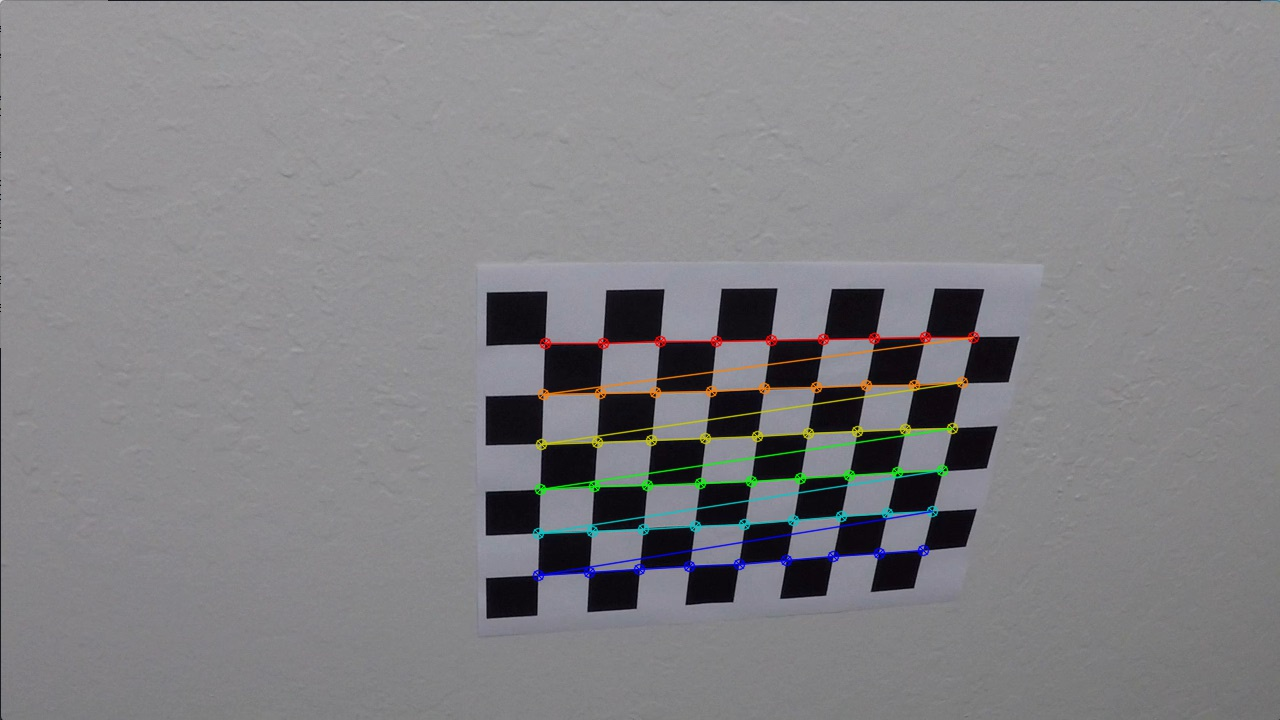
#> input picture 08_CarND-Advanced-Lane-Lines-Project4/draw_chessboard/calibration10.jpg, 1280 x 720 px
$ python -i image_processing.py   (imports and definitions only)   (older library calls are emulated)
#> lines starting #> are read from the running program, lines starting #| are printed output that depends on the picture
#> further down, picture is the input picture: shape (720, 1280, 3); mean B, G, R 133, 130, 130.6
import cv2
import numpy as np


def abs_sobel_thresh(img, sobel_kernel=3, orient='x', thresh_min=0, thresh_max=255):
#> called with sobel_kernel = 3, orient = 'x', thresh_min = 0, thresh_max = 255
    gray = cv2.cvtColor(img, cv2.COLOR_BGR2GRAY)
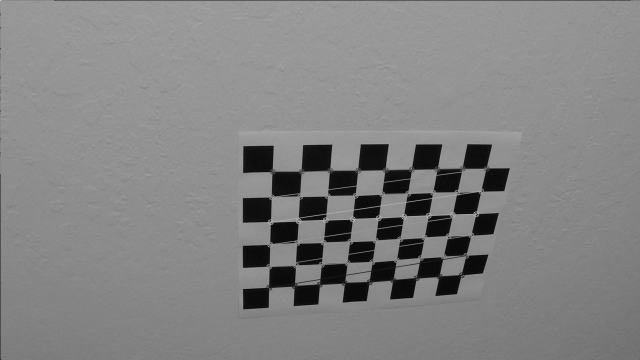
#> gray: shape (720, 1280) (shown at 1/2 size); min 0, max 217, mean 130.4
    if (orient == 'x'):
        sobel = cv2.Sobel(gray, cv2.CV_64F, 1, 0, ksize=sobel_kernel)
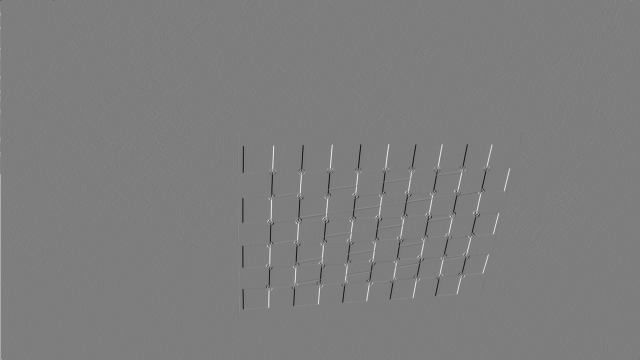
#> sobel: shape (720, 1280) float64 (shown at 1/2 size); min -603, max 615, mean 0.2; drawn with min black and max white
    else:
        sobel = cv2.Sobel(gray, cv2.CV_64F, 0, 1, ksize=sobel_kernel)
    sobel_absolute = np.absolute(sobel)
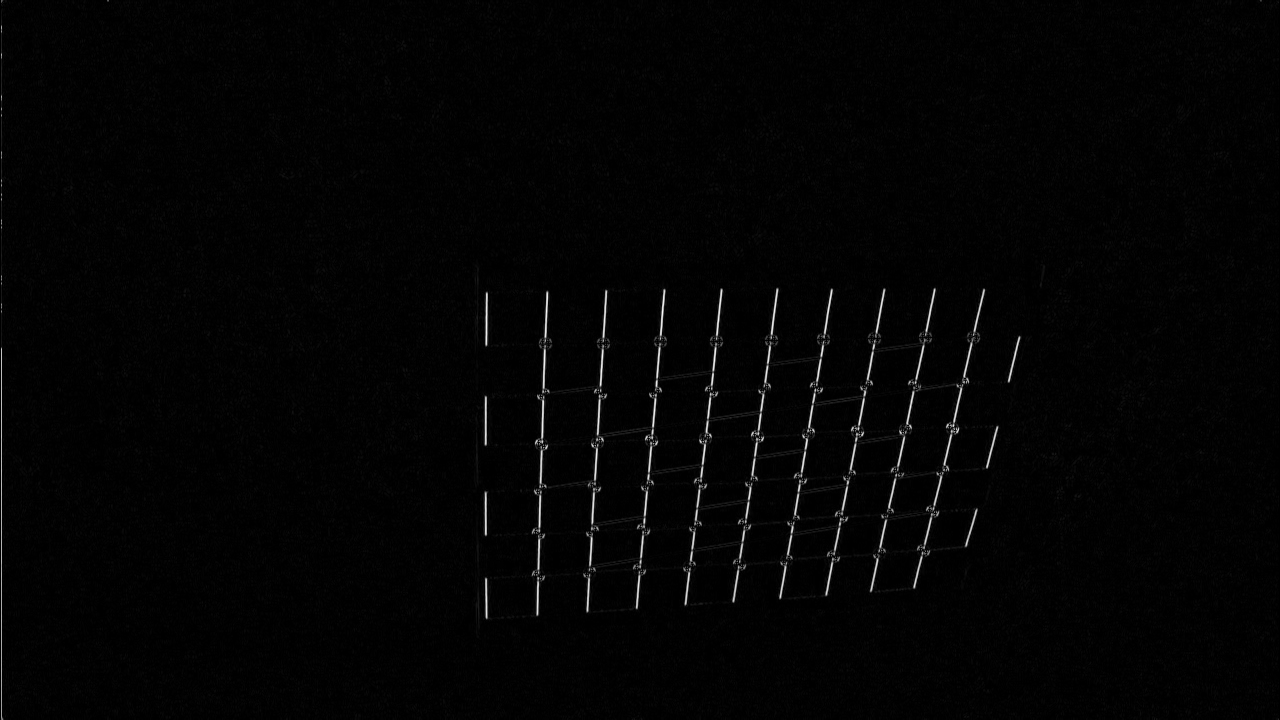
#> sobel_absolute: shape (720, 1280) float64; min 0, max 615, mean 9.8; drawn with min black and max white
    scaled = np.uint8(255 * sobel_absolute / np.max(sobel_absolute))
    binary = np.zeros_like(scaled)
    binary[(scaled >= thresh_min) & (scaled <= thresh_max)] = 255

    return binary


# [109 lines left out: functions mag_thresh, dir_threshold, hls_s_threshold, hsv_s_threshold, hsv_v_threshold, perspective_transfrom and 2 more, not called in this run]

>>> import cv2
>>> picture = cv2.imread('draw_chessboard/calibration10.jpg')
>>> result = abs_sobel_thresh(picture)
#> result: shape (720, 1280); every value is 255

$ run again, on 08_CarND-Advanced-Lane-Lines-Project4/draw_chessboard/calibration11.jpg
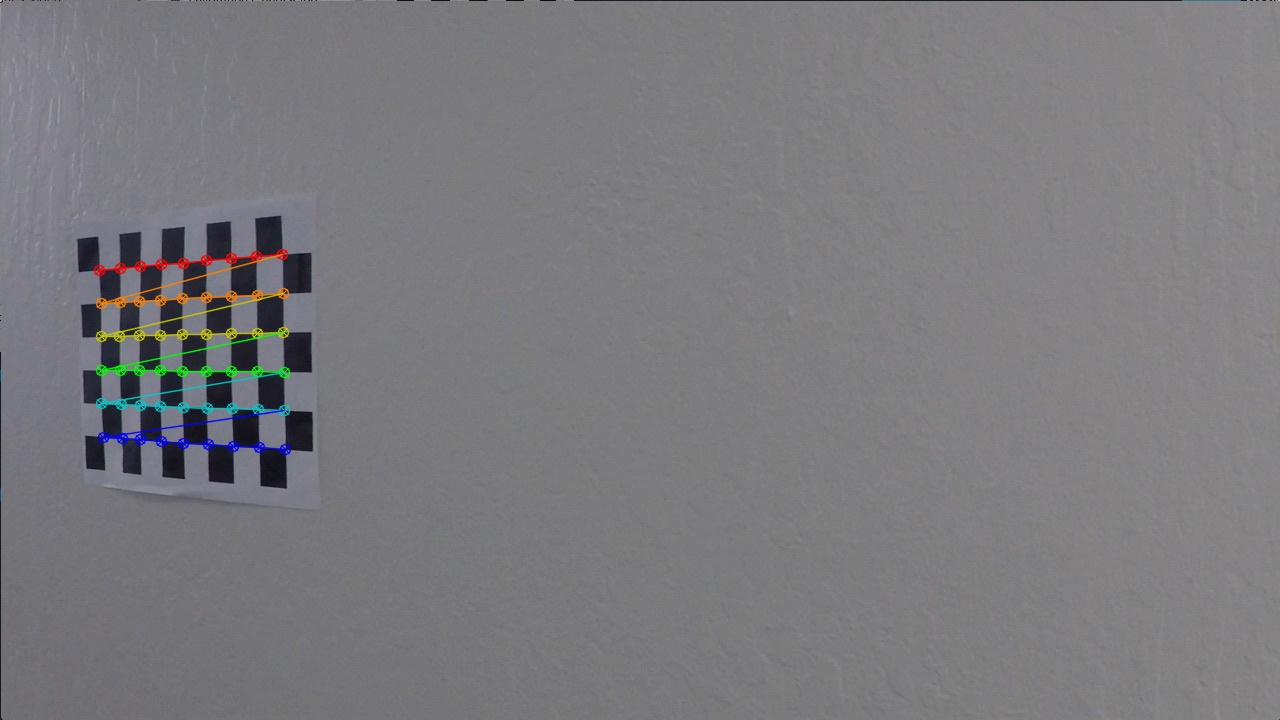
#> input picture 08_CarND-Advanced-Lane-Lines-Project4/draw_chessboard/calibration11.jpg, 1280 x 720 px
#> picture is the input picture: shape (720, 1280, 3); mean B, G, R 125.2, 122, 122.4
#> in abs_sobel_thresh, `sobel = cv2.Sobel(gray, cv2.CV_64F, 1, 0, ksize=sobel_kernel)`:
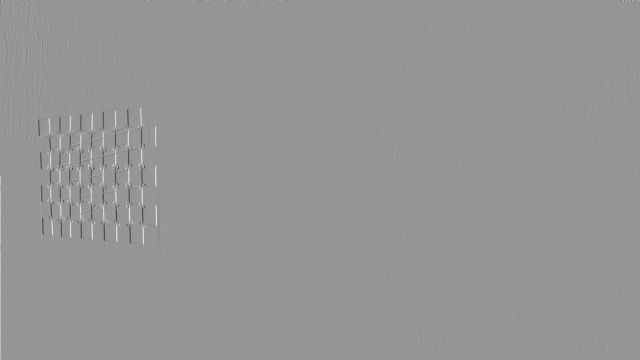
#> sobel: shape (720, 1280) float64 (shown at 1/2 size); min -672, max 471, mean 0.2; drawn with min black and max white
#> in abs_sobel_thresh, `sobel_absolute = np.absolute(sobel)`:
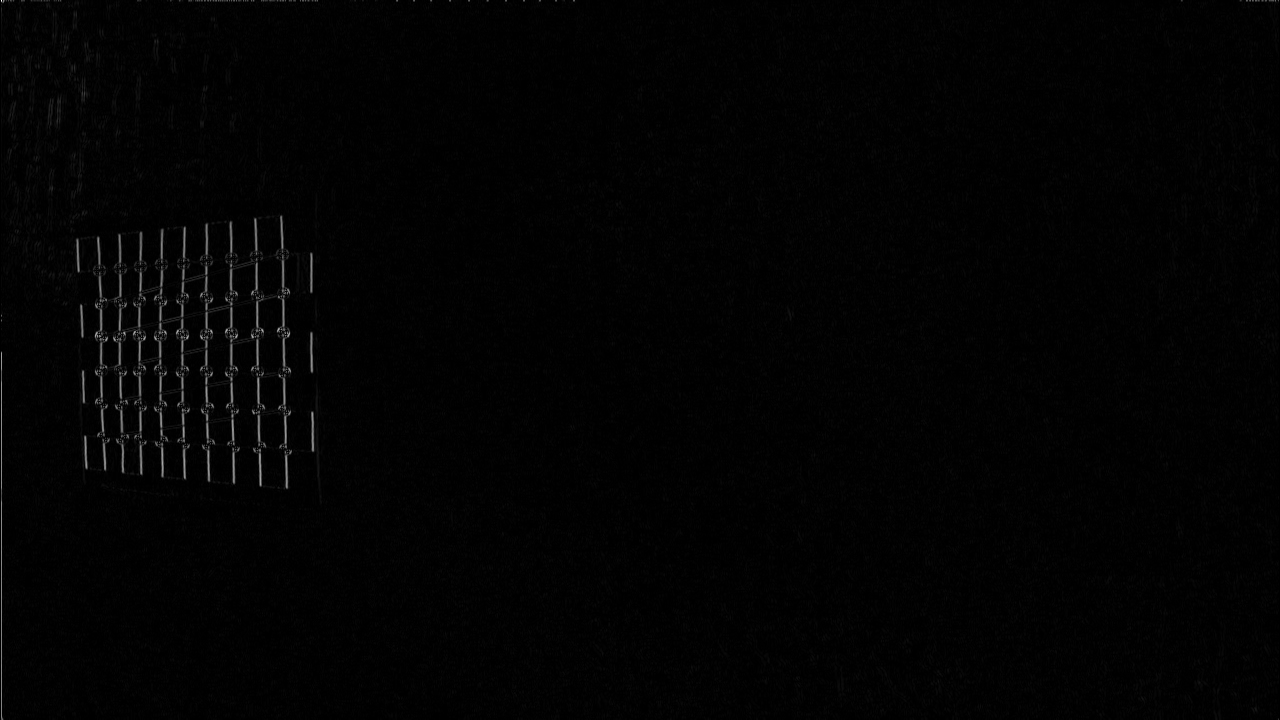
#> sobel_absolute: shape (720, 1280) float64; min 0, max 672, mean 8.2; drawn with min black and max white
#> result: shape (720, 1280); every value is 255

$ run again, on 08_CarND-Advanced-Lane-Lines-Project4/draw_chessboard/calibration12.jpg
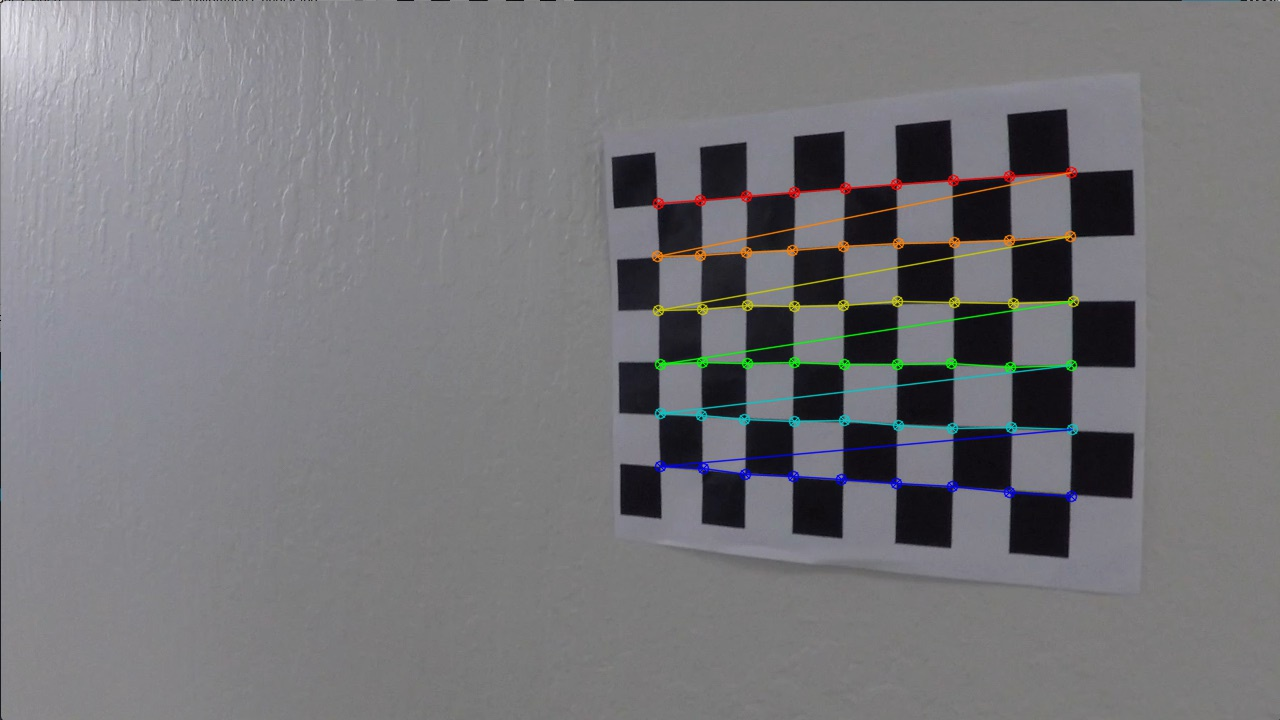
#> input picture 08_CarND-Advanced-Lane-Lines-Project4/draw_chessboard/calibration12.jpg, 1280 x 720 px
#> picture is the input picture: shape (720, 1280, 3); mean B, G, R 121.6, 118.3, 118.8
#> in abs_sobel_thresh, `sobel = cv2.Sobel(gray, cv2.CV_64F, 1, 0, ksize=sobel_kernel)`:
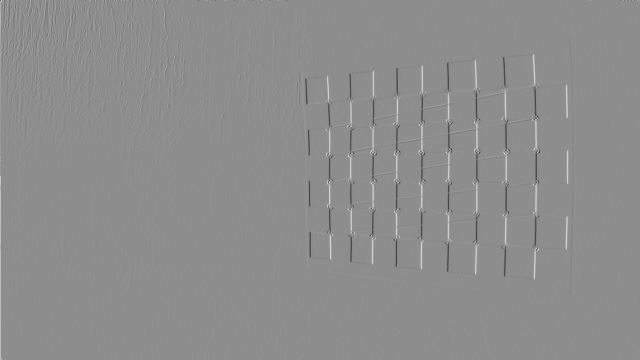
#> sobel: shape (720, 1280) float64 (shown at 1/2 size); min -654, max 524, mean 0.1; drawn with min black and max white
#> in abs_sobel_thresh, `sobel_absolute = np.absolute(sobel)`:
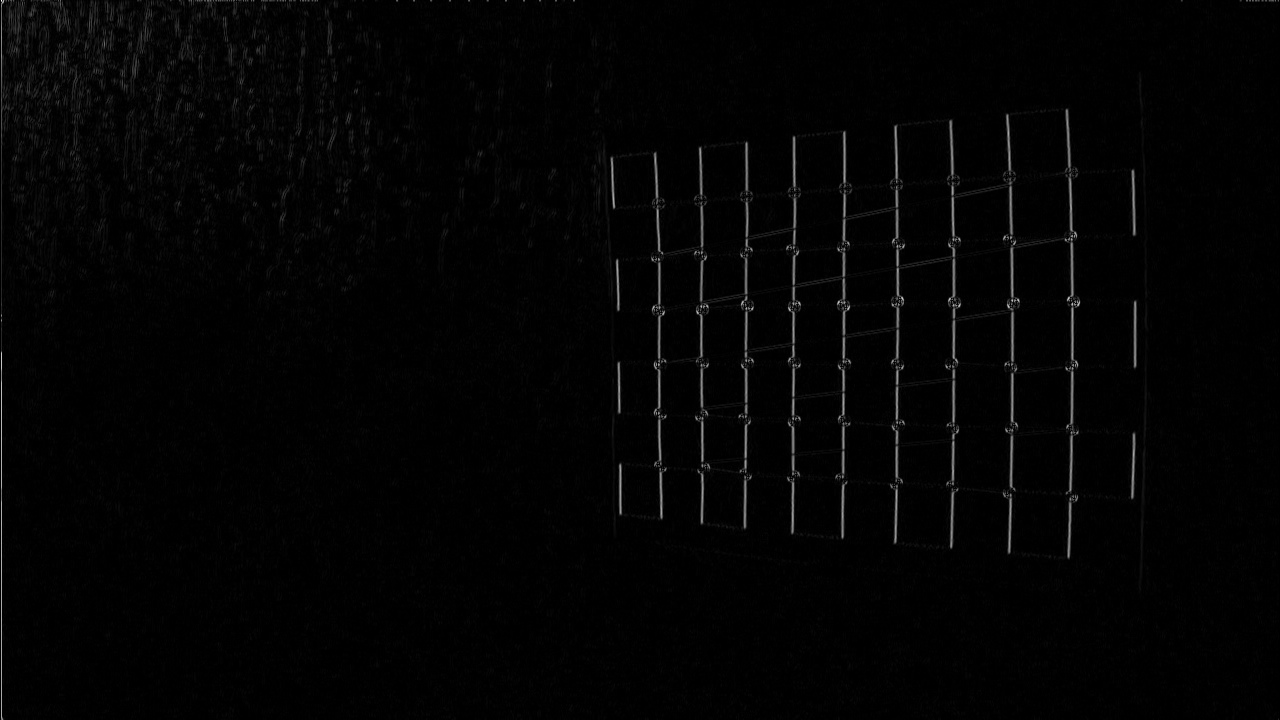
#> sobel_absolute: shape (720, 1280) float64; min 0, max 654, mean 10.1; drawn with min black and max white
#> result: shape (720, 1280); every value is 255
